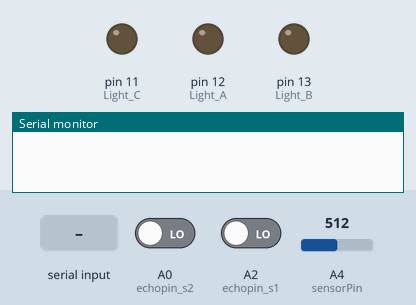
Bench run of a sketch on a simulated Arduino Uno, built with avr-gcc and run on an emulated ATmega328P. On the bench: output pins drawn as LEDs (lit = HIGH), the last lines printed to the serial monitor. Inputs (shaded band) come from the test bench; at power-on: A4 (sensorPin) = 512, A0 (echopin_s2) LOW, A2 (echopin_s1) LOW. Pins used as bus, display or sensor lines are not drawn.

Above: at 1.2 s.
1.3 s: "3" received over Serial
At 8.7 s:
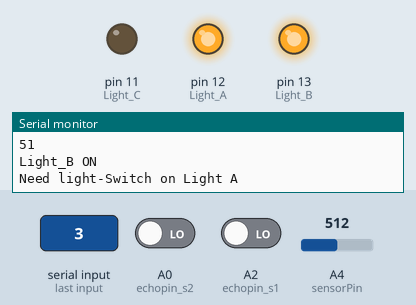
9.5 s: A4 (sensorPin) set to 265
13.2 s: A4 (sensorPin) set to 249
At 16.4 s:
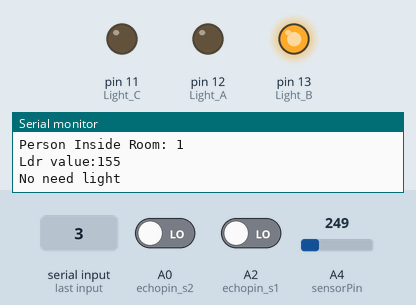
17.5 s: "5" received over Serial
At 21.3 s:
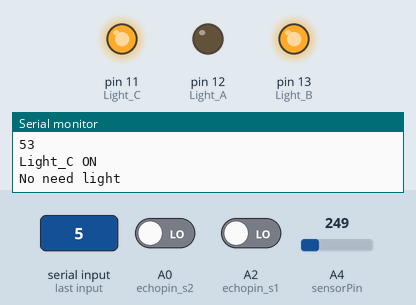
21.6 s: "1" received over Serial
At 25.3 s:
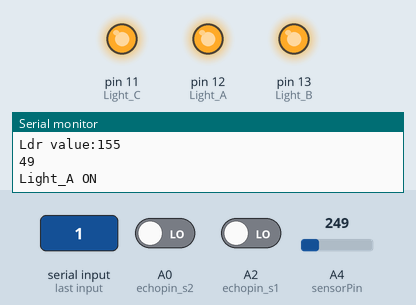
25.6 s: "2" received over Serial
At 29.1 s:
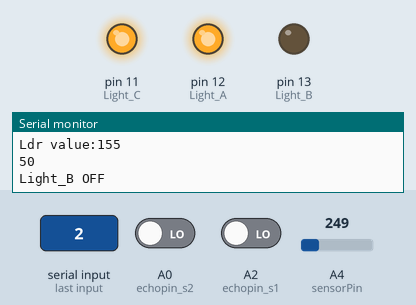
Timing chart, 0 to 30.6 s (numbered marks = the images above; inputs shaded):
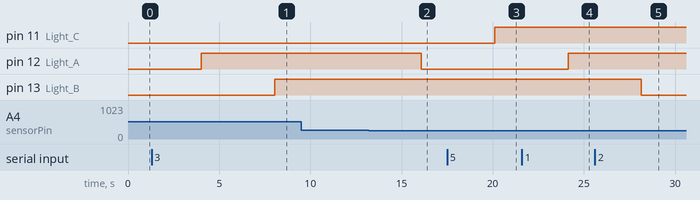

The sketch:

smart_room_control_system.ino
```cpp
#define echopin_s1 A2 // echo pin
#define triggerpin_s1 A3 // Trigger pin

#define echopin_s2 A0 // echo pin
#define triggerpin_s2 A1 // Trigger pin
int Light_A = 12;
int Light_B = 13;
int Light_C =11;
int Bulb1 = 0;
int Bulb2 = 0;
int Bulb3 = 0;
long dis_1 = 0;
long dis_2 = 0;
int flag1 = 0;
int flag2 = 0;
int person = 0;
int sensorPin = A4; // select the input pin for LDR
int sensorValue = 0; // variable to store the value coming from the sensor

void ultra_read(int pin_t,int pin_e,long &ultra_distance){
long time;
pinMode(pin_t,OUTPUT);
pinMode(pin_e,INPUT);
digitalWrite(pin_t,LOW);
delayMicroseconds(2);
digitalWrite(pin_t,HIGH);
delayMicroseconds(10);
time=pulseIn (pin_e,HIGH);
ultra_distance =  time / 29 / 2;
}
//Lux
double Light (int RawADC0){
double Vout=RawADC0*0.0048828125;
//int lux=500/(10*((5-Vout)/Vout));//use this equation if the LDR is in the upper part of the divider
int lux=(2500/Vout-500)/10;
return lux;
}

void setup(){
Serial.begin(9600);// initialize serial communication at 4600 bits per second:
pinMode(sensorPin, INPUT);
pinMode(Light_A, OUTPUT);
pinMode(Light_B,OUTPUT);
pinMode(Light_C,OUTPUT);
}

void loop()
{
ultra_read(triggerpin_s1,echopin_s1,dis_1);delay(10);// dis_1 is distance of found object less than 50cm from the sensor 1
ultra_read(triggerpin_s2,echopin_s2,dis_2);delay(10);//dis_2 is distance of found object less than 50cm from the sensor 2
sensorValue = int(Light(analogRead(A4))); // read the value from the sensor
delay(1000);
Serial.print("distance 1 is :");
Serial.println(dis_1);
Serial.print("distance 2 is :");
Serial.println(dis_2);
if(dis_1<90 && flag1==0){flag1=1;
if(flag2==0){person = person+1;}
}

if(dis_2<90 && flag2==0){flag2=1;
if(flag1==0){person = person-1;}
}

if(dis_1>90 && dis_2>90 && flag1==1 && flag2==1){
flag1=0, flag2=0;
delay(1000);
}


Serial.print("Person Inside Room: ");
Serial.println(person);
delay(1000);
Serial.print("Ldr value:");
Serial.println(sensorValue); //prints the values coming from the sensor on the screen
/*Serial.println(flag1);
Serial.println(flag2);*/
if (Serial.available()){
int state=Serial.read();
Serial.println(state);

if (state == 48){
  if (Bulb1 == 1){
  Bulb1=0;
  digitalWrite(Light_A,LOW);
  Serial.println("Light_A OFF");
  }
}
if (state == 49){
  if (Bulb1 == 0){
  Bulb1=1;
  digitalWrite(Light_A,HIGH);
  Serial.println("Light_A ON");
  }
}
if (state == 50){
  if (Bulb2 == 1){
  Bulb2=0;
  digitalWrite(Light_B,LOW);
  Serial.println("Light_B OFF");
  }
}
if (state == 51){
  if (Bulb2 ==0 ){
  Bulb2=1;
  digitalWrite(Light_B,HIGH);
  Serial.println("Light_B ON");
  }
}
if (state == 52){
  if (Bulb3 == 1){
  Bulb3=0;
  digitalWrite(Light_C,LOW);
  Serial.println("Light_C OFF");
  }
}
if (state == 53){
  if (Bulb3 == 0){
  Bulb3=1;
  digitalWrite(Light_C,HIGH);
  Serial.println("Light_C ON");
  }
}
}
if (Bulb1 ==0)
{
if(person>0 && sensorValue < 150)
{
  digitalWrite(Light_A,HIGH);
  Serial.println("Need light-Switch on Light A");
}
else
{
  digitalWrite(Light_A,LOW);
  Serial.println("No need light");
}
}
}
```

Measured:
- the behaviour switches between 257 and 256 on A4 (sensorPin) (found by bisection; images 1 and 2)
- after the input at 1.3 s, pin 13 (Light_B): LOW → HIGH after 6.7 s
- after the input at 13.2 s, pin 12 (Light_A): HIGH → LOW after 2.9 s
- after the input at 17.5 s, pin 11 (Light_C): LOW → HIGH after 2.6 s
- after the input at 21.6 s, pin 12 (Light_A): LOW → HIGH after 2.5 s
- after the input at 25.6 s, pin 13 (Light_B): HIGH → LOW after 2.6 s
